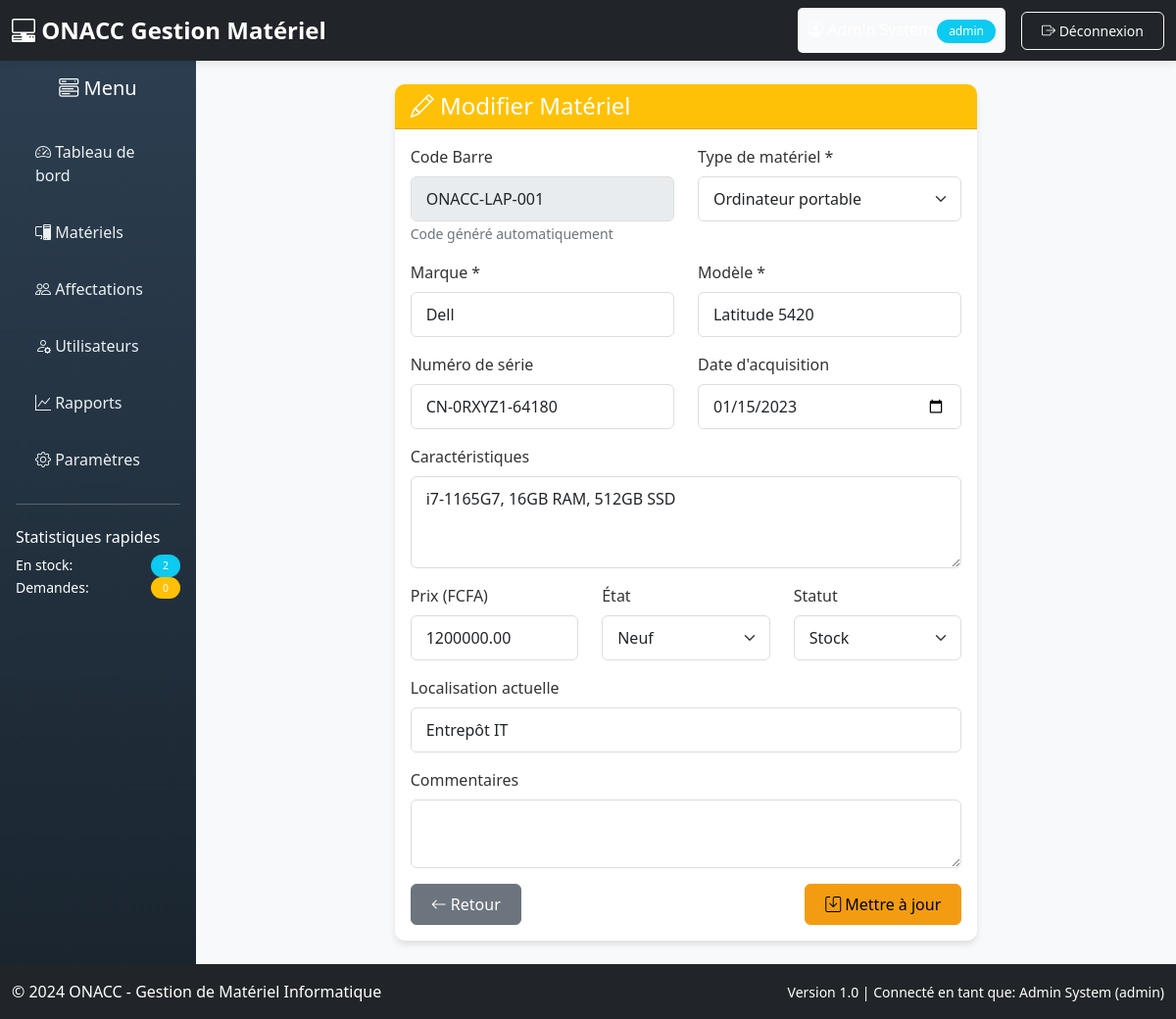
The app's page /pages/edit_materiel.php?id=1 (signed in) with its own data.
### tables this page shows
CREATE TABLE materiels (
    id INT PRIMARY KEY AUTO_INCREMENT,
    code_barre VARCHAR(50) UNIQUE,
    type VARCHAR(50) NOT NULL,
    marque VARCHAR(50) NOT NULL,
    modele VARCHAR(100) NOT NULL,
    numero_serie VARCHAR(100),
    caracteristiques TEXT,
    date_acquisition DATE,
    prix DECIMAL(12,2),
    etat ENUM('neuf', 'bon', 'moyen', 'mauvais') DEFAULT 'bon',
    statut ENUM('stock', 'affecte', 'maintenance', 'perdu') DEFAULT 'stock',
    localisation VARCHAR(100),
    commentaires TEXT,
    created_at DATETIME DEFAULT CURRENT_TIMESTAMP,
    updated_at DATETIME DEFAULT CURRENT_TIMESTAMP ON UPDATE CURRENT_TIMESTAMP,
    INDEX idx_type (type),
    INDEX idx_statut (statut),
    INDEX idx_localisation (localisation)
);

### includes/functions.php (called while the page is built, shortened)
<?php
if (!function_exists('isLoggedIn')):
function escape($data, $default = '') {
    if ($data === null) {
        return $default;
    }
    $string = (string)$data;
    return htmlspecialchars($string, ENT_QUOTES | ENT_SUBSTITUTE, 'UTF-8');
}
endif;
?>

### pages/edit_materiel.php (the view, shortened to what this page needs)
<?php
require_once '../config/database.php';
require_once '../includes/functions.php';
$id = $_GET['id'] ?? 0;
$stmt = $pdo->prepare("SELECT * FROM materiels WHERE id = ?");
$stmt->execute([$id]);
$materiel = $stmt->fetch();
require_once '../includes/header.php';
?>
<div class="container-fluid">
    <div class="row">
        <div class="col-md-8 offset-md-2">
            <div class="card">
                <div class="card-header bg-warning text-white">
                    <h4 class="mb-0">
                        <i class="bi bi-pencil"></i> Modifier Matériel
                    </h4>
                </div>
                <div class="card-body">
                    <form action="process_materiel.php" method="POST">
                        <div class="row mb-3">
                            <div class="col-md-6">
                                <label class="form-label">Code Barre</label>
                                <input type="text" class="form-control" value="<?php echo escape($materiel['code_barre']); ?>" readonly>
                                <small class="text-muted">Code généré automatiquement</small>
                            </div>
                            <div class="col-md-6">
                                <label class="form-label">Type de matériel *</label>
                                <select class="form-select" name="type" required>
                                    <option value="ordinateur" <?php echo $materiel['type'] == 'ordinateur' ? 'selected' : ''; ?>>Ordinateur portable</option>
                                </select>
                            </div>
                        </div>
                        <div class="row mb-3">
                            <div class="col-md-6">
                                <label class="form-label">Marque *</label>
                                <input type="text" class="form-control" name="marque"
                                       value="<?php echo escape($materiel['marque']); ?>" required>
                            </div>
                            <div class="col-md-6">
                                <label class="form-label">Modèle *</label>
                                <input type="text" class="form-control" name="modele"
                                       value="<?php echo escape($materiel['modele']); ?>" required>
                            </div>
                        </div>
                        <div class="row mb-3">
                            <div class="col-md-6">
                                <label class="form-label">Numéro de série</label>
                                <input type="text" class="form-control" name="numero_serie"
                                       value="<?php echo escape($materiel['numero_serie']); ?>">
                            </div>
                            <div class="col-md-6">
                                <label class="form-label">Date d'acquisition</label>
                                <input type="date" class="form-control" name="date_acquisition"
                                       value="<?php echo $materiel['date_acquisition']; ?>">
                            </div>
                        </div>
                        <div class="mb-3">
                            <label class="form-label">Caractéristiques</label>
                            <textarea class="form-control" name="caracteristiques" rows="3"><?php echo escape($materiel['caracteristiques']); ?></textarea>
                        </div>
                        <div class="row mb-3">
                            <div class="col-md-4">
                                <label class="form-label">Prix (FCFA)</label>
                                <input type="number" class="form-control" name="prix" step="0.01"
                                       value="<?php echo $materiel['prix']; ?>">
                            </div>
                            <div class="col-md-4">
                                <label class="form-label">État</label>
                                <select class="form-select" name="etat">
                                    <option value="neuf" <?php echo $materiel['etat'] == 'neuf' ? 'selected' : ''; ?>>Neuf</option>
                                </select>
                            </div>
                            <div class="col-md-4">
                                <label class="form-label">Statut</label>
                                <select class="form-select" name="statut">
                                    <option value="stock" <?php echo $materiel['statut'] == 'stock' ? 'selected' : ''; ?>>Stock</option>
                                </select>
                            </div>
                        </div>
                        <div class="mb-3">
                            <label class="form-label">Localisation actuelle</label>
                            <input type="text" class="form-control" name="localisation"
                                   value="<?php echo escape($materiel['localisation']); ?>">
                        </div>
                        <div class="mb-3">
                            <label class="form-label">Commentaires</label>
                            <textarea class="form-control" name="commentaires" rows="2"><?php echo escape($materiel['commentaires']); ?></textarea>
                        </div>
                        <div class="d-flex justify-content-between">
                            <a href="materiels.php" class="btn btn-secondary">
                                <i class="bi bi-arrow-left"></i> Retour
                            </a>
                            <button type="submit" class="btn btn-warning">
                                <i class="bi bi-save"></i> Mettre à jour
                            </button>
                        </div>
                    </form>
                </div>
            </div>
        </div>
    </div>
</div>
<?php require_once '../includes/footer.php'; ?>

### assets/css/style.css (style rules this page uses)
:root { --primary-color: #3498db; --secondary-color: #2c3e50; --success-color: #27ae60; --warning-color: #f39c12; --danger-color: #e74c3c; --light-color: #ecf0f1; --dark-color: #34495e; }
body { font-family: 'Segoe UI', Tahoma, Geneva, Verdana, sans-serif; background-color: #f8f9fa; color: #333; }
.card { border-radius: 10px; border: none; box-shadow: 0 4px 6px rgba(0, 0, 0, 0.1); transition: transform 0.3s; }
.card-header { border-radius: 10px 10px 0 0 !important; font-weight: 600; }
.btn { border-radius: 6px; font-weight: 500; padding: 8px 20px; transition: all 0.3s; }
.btn-warning { background-color: var(--warning-color); border-color: var(--warning-color); }
.form-control, .form-select { border-radius: 6px; border: 1px solid #ddd; padding: 10px 15px; transition: all 0.3s; }

### records on screen
materiels: code_barre "ONACC-LAP-001", type "Ordinateur portable", marque "Dell", modele "Latitude 5420", numero_serie "CN-0RXYZ1-64180", date_acquisition "01/15/2023", caracteristiques "i7-1165G7, 16GB RAM, 512GB SSD", prix "1200000.00", etat "Neuf", statut "Stock", localisation "Entrepôt IT"

### other values on screen
$user['role'] "admin"
$stats['en_stock'] "2"
$stats['demandes'] "0"
$_SESSION['nom'] "Admin System"
$_SESSION['role'] "admin"
